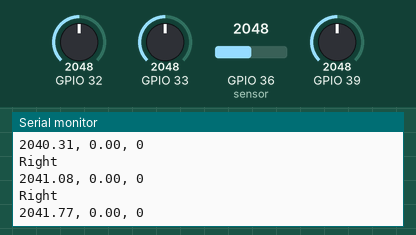
Simulated run of this sketch. Board: ESP32. Shown: the last lines printed to the serial monitor. The inputs (shaded band) are chosen by the test bench; at power-on: GPIO 33 = 2048, GPIO 36 (sensor) = 2048, GPIO 32 = 2048, GPIO 39 = 2048. USB keyboard and mouse output is not drawn.

Above: at 15.2 s.
15.3 s: GPIO 33 set to 122
At 16.1 s:
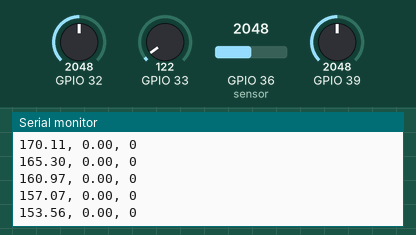
17.6 s: GPIO 36 (sensor) set to 2866
At 18.7 s:
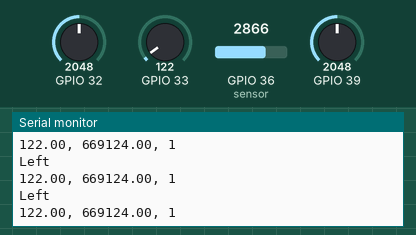
19.1 s: GPIO 33 set to 190
At 19.29 s:
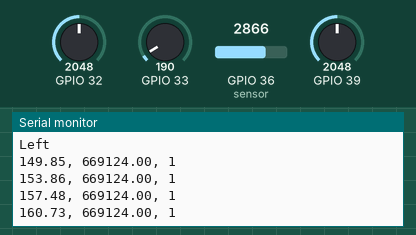
20.6 s: GPIO 36 (sensor) set to 3972
At 20.85 s:
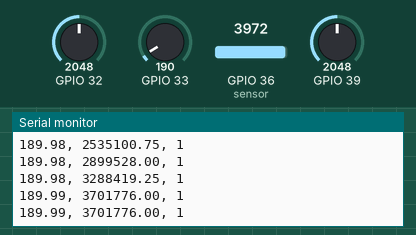
Timing chart, 0 to 23.1 s (numbered marks = the images above; inputs shaded):
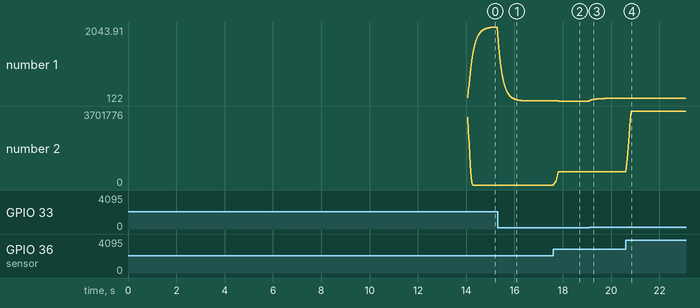

Measured:
- after the input at 19.1 s, the serial monitor: prints a new line at once (image 3)
- plotted number 1: 122 → 189.96 after the input at 19.1 s

The sketch:

Space_invaders.ino
```cpp
#include "BluetoothSerial.h"
#include <driver/adc.h>
#include <BleKeyboard.h>
#include <math.h>

unsigned long lastZSentTime = 0;
const unsigned long zDelayDuration = 500;  // Delay in milliseconds (0.5 seconds)

float smoothingFactor = 0.1;  // Smoothing factor for accelerometer (0.0 - 1.0)
float x;
float y;
float z;
float smoothedX;
float smoothedY;
float smoothedZ;
// EMG parameters
float EMG = 0, lEMG = 0;
int sumEMG = 0, sumsqrEMG = 0;
int Calibration_len = 500;
float calibration_mean = 0.0;
float delta, mean, sum_of_squared_deviations, variance, tf;
int emgDebounceCount = 0;
int emgDebounceThreshold = 5;

int n = 0, j = 0, state_duration = 0;
int samples_above_fail = 1;       // Debounce muscle contractions
int active_state_duration = 2;    // Duration to consider muscle activation
int fail_size = 5;                // Fail size for filtering noise
float threshold = 2;            // EMG signal threshold
float thresholdMultiplier = 1.5;  // Multiplier to adjust threshold dynamically

bool onset = false;
bool alarms = false;
bool flag = false;

// Moving average filter parameters
const int filterSize = 10;
float emgFilter[filterSize];
int filterIndex = 0;
float emgFiltered = 0;

void addToFilter(float value) {
  emgFilter[filterIndex] = value;
  filterIndex = (filterIndex + 1) % filterSize;
}

float getFilteredValue() {
  float sum = 0;
  for (int i = 0; i < filterSize; i++) {
    sum += emgFilter[i];
  }
  return sum / filterSize;
}

void calibration() {
  Serial.println("Calibration starts in 3 seconds");
  delay(3000);
  sumEMG = 0;
  sumsqrEMG = 0;
  calibration_mean = 0;
  float i = 1;
  for (i = 1; i <= Calibration_len; i++) {
    EMG = analogRead(36);  // Read EMG sensor
    sumEMG += EMG;
    sumsqrEMG += EMG * EMG;
    calibration_mean = sumEMG / i;
    delta = EMG - calibration_mean;
    mean = mean + delta / (i + 1);
    sum_of_squared_deviations += delta * (EMG - mean);
    delay(10);
  }

  calibration_mean = sumEMG / Calibration_len;
  variance = ((sumsqrEMG / Calibration_len) - calibration_mean * calibration_mean) * (Calibration_len / (Calibration_len - 1));
  if (variance == 0) {
    variance = 1;  // Avoid divide by zero error
  }

  Serial.print("Calibration Mean: ");
  Serial.println(calibration_mean);
  Serial.print("Variance: ");
  Serial.println(variance);
  Serial.println("Calibration Successful!");
  delay(1000);
}

BleKeyboard bleKeyboard;
bool hci = true;

void setup() {
  Serial.begin(115200);
  Serial.println("Started");

  if (hci) {
    bleKeyboard.begin();  // Start BLE Keyboard
  }

  delay(5000);  // Short delay to settle sensors
  calibration();  // Perform calibration

  // Initialize EMG filter
  for (int i = 0; i < filterSize; i++) {
    emgFilter[i] = 0;
  }
}

void loop() {
  // Handle calibration command via Serial
  if (Serial.available() > 0) {
    char receivedChar = Serial.read();
    if (receivedChar == 'c') {
      calibration();  // Trigger recalibration
    }
  }

  // Read and filter EMG signal
  EMG = analogRead(36);  // EMG sensor read
  addToFilter(EMG);
  emgFiltered = getFilteredValue();

  // Calculate tf value for muscle activation
  tf = abs(1 / variance) * pow((emgFiltered - calibration_mean), 2);

  // Detect muscle contraction based on tf value
  if (onset) {
    if (alarms == false && tf < threshold) {
      alarms = true;
    } else if (alarms && tf < threshold) {
      state_duration += 1;
      if (j > 0) {
        n += 1;
        if (n == samples_above_fail) {
          n = 0;
          j = 0;
        }
      }
      if (state_duration == active_state_duration) {
        onset = false;
        alarms = false;
        flag = false;
        resetState();
      }
    } else {
      j++;
      if (j > fail_size) {
        resetState();
      }
    }
  } else {
    if (alarms == false && tf >= threshold) {
      alarms = true;
    } else if (alarms && tf >= threshold) {
      state_duration++;
      if (j > 0) {
        n++;
        if (n == samples_above_fail) {
          resetState();
        }
      }
      if (state_duration == active_state_duration) {
        flag = true;
        onset = true;
        resetState();
      }
    } else {
      j++;
      if (j > fail_size) {
        resetState();
      }
    }
  }

  // Read accelerometer values
  x = analogRead(33);
  y = analogRead(32);
  z = analogRead(39);

  // Apply smoothing to accelerometer values
  smoothedX = (x * smoothingFactor) + (smoothedX * (1 - smoothingFactor));
  smoothedY = (y * smoothingFactor) + (smoothedY * (1 - smoothingFactor));
  smoothedZ = (z * smoothingFactor) + (smoothedZ * (1 - smoothingFactor));

  // Detect left/right arm movement
  if (smoothedX > 190) {
    bleKeyboard.press(KEY_RIGHT_ARROW);
    Serial.println("Right");
  } else if (smoothedX < 150) {
    bleKeyboard.press(KEY_LEFT_ARROW);
    Serial.println("Left");
  } else {
    bleKeyboard.releaseAll();
  }

  // Detect muscle contraction to trigger space bar
  if (flag && (millis() - lastZSentTime >= zDelayDuration)) {
    bleKeyboard.press(KEY_LEFT_SHIFT);
    lastZSentTime = millis();
    delay(20);
    bleKeyboard.releaseAll();
  }

  // Debugging info
  Serial.print(smoothedX);
  Serial.print(", ");
  Serial.print(tf);
  Serial.print(", ");
  Serial.println(flag);

  delay(20);
}

void resetState() {
  alarms = false;
  n = 0;
  j = 0;
  state_duration = 0;
}
```
